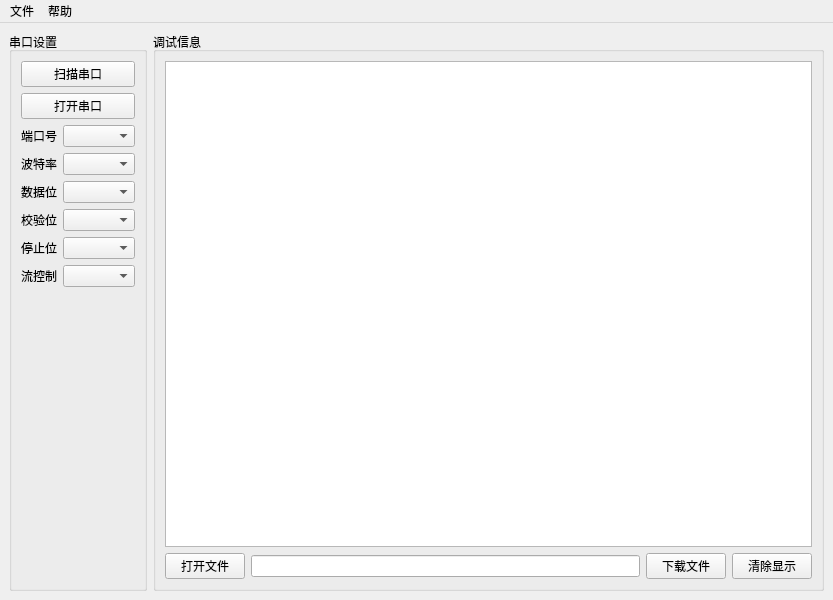
<?xml version="1.0" encoding="UTF-8"?>
<ui version="4.0">
 <class>MainWindow</class>
 <widget class="QMainWindow" name="MainWindow">
  <property name="geometry">
   <rect>
    <x>0</x>
    <y>0</y>
    <width>833</width>
    <height>600</height>
   </rect>
  </property>
  <property name="windowTitle">
   <string>MAX32664-Tool v0.1</string>
  </property>
  <widget class="QWidget" name="centralwidget">
   <layout class="QVBoxLayout" name="verticalLayout_7">
    <item>
     <layout class="QHBoxLayout" name="horizontalLayout_2">
      <item>
       <widget class="QGroupBox" name="ComSetBox">
        <property name="title">
         <string>串口设置</string>
        </property>
        <layout class="QVBoxLayout" name="verticalLayout_6">
         <item>
          <layout class="QVBoxLayout" name="verticalLayout_5">
           <item>
            <layout class="QVBoxLayout" name="verticalLayout_4">
             <item>
              <layout class="QVBoxLayout" name="verticalLayout_3">
               <item>
                <widget class="QPushButton" name="ScanPortButton">
                 <property name="text">
                  <string>扫描串口</string>
                 </property>
                </widget>
               </item>
               <item>
                <widget class="QPushButton" name="OpenPortButton">
                 <property name="text">
                  <string>打开串口</string>
                 </property>
                </widget>
               </item>
              </layout>
             </item>
             <item>
              <layout class="QGridLayout" name="gridLayout_2">
               <item row="0" column="0">
                <widget class="QLabel" name="COMLabel">
                 <property name="text">
                  <string>端口号</string>
                 </property>
                </widget>
               </item>
               <item row="0" column="1" rowspan="6">
                <layout class="QVBoxLayout" name="verticalLayout_2">
                 <item>
                  <widget class="QComboBox" name="COMCB"/>
                 </item>
                 <item>
                  <widget class="QComboBox" name="BAUDCB"/>
                 </item>
                 <item>
                  <widget class="QComboBox" name="DataBitCB"/>
                 </item>
                 <item>
                  <widget class="QComboBox" name="ParityCB"/>
                 </item>
                 <item>
                  <widget class="QComboBox" name="StopBitCB"/>
                 </item>
                 <item>
                  <widget class="QComboBox" name="FloCtrlCB"/>
                 </item>
                </layout>
               </item>
               <item row="1" column="0">
                <widget class="QLabel" name="BAUDLabel">
                 <property name="text">
                  <string>波特率</string>
                 </property>
                </widget>
               </item>
               <item row="2" column="0">
                <widget class="QLabel" name="DataLabel">
                 <property name="text">
                  <string>数据位</string>
                 </property>
                </widget>
               </item>
               <item row="3" column="0">
                <widget class="QLabel" name="ParityLabel">
                 <property name="text">
                  <string>校验位</string>
                 </property>
                </widget>
               </item>
               <item row="4" column="0">
                <widget class="QLabel" name="StopLabel">
                 <property name="text">
                  <string>停止位</string>
                 </property>
                </widget>
               </item>
               <item row="5" column="0">
                <widget class="QLabel" name="FloCtrlLabel">
                 <property name="text">
                  <string>流控制</string>
                 </property>
                </widget>
               </item>
              </layout>
             </item>
            </layout>
           </item>
           <item>
            <spacer name="verticalSpacer">
             <property name="orientation">
              <enum>Qt::Vertical</enum>
             </property>
             <property name="sizeHint" stdset="0">
              <size>
               <width>20</width>
               <height>40</height>
              </size>
             </property>
            </spacer>
           </item>
          </layout>
         </item>
        </layout>
       </widget>
      </item>
      <item>
       <widget class="QGroupBox" name="LogBox">
        <property name="title">
         <string>调试信息</string>
        </property>
        <layout class="QVBoxLayout" name="verticalLayout">
         <item>
          <layout class="QGridLayout" name="gridLayout">
           <item row="0" column="0">
            <widget class="QTextBrowser" name="LogBrowser">
             <property name="font">
              <font>
               <family>Consolas</family>
               <pointsize>11</pointsize>
               <italic>false</italic>
              </font>
             </property>
            </widget>
           </item>
           <item row="1" column="0">
            <layout class="QHBoxLayout" name="horizontalLayout">
             <item>
              <widget class="QPushButton" name="OpenFileButton">
               <property name="text">
                <string>打开文件</string>
               </property>
              </widget>
             </item>
             <item>
              <widget class="QLineEdit" name="FileLineEdit"/>
             </item>
             <item>
              <widget class="QPushButton" name="SendButton">
               <property name="text">
                <string>下载文件</string>
               </property>
              </widget>
             </item>
             <item>
              <widget class="QPushButton" name="CleanButton">
               <property name="text">
                <string>清除显示</string>
               </property>
              </widget>
             </item>
            </layout>
           </item>
          </layout>
         </item>
        </layout>
       </widget>
      </item>
     </layout>
    </item>
   </layout>
  </widget>
  <widget class="QMenuBar" name="menubar">
   <property name="geometry">
    <rect>
     <x>0</x>
     <y>0</y>
     <width>833</width>
     <height>22</height>
    </rect>
   </property>
   <widget class="QMenu" name="menuFile">
    <property name="title">
     <string>文件</string>
    </property>
    <addaction name="actionOpen_File"/>
    <addaction name="actionSaveLog"/>
    <addaction name="actionExit"/>
   </widget>
   <widget class="QMenu" name="menuHelp">
    <property name="title">
     <string>帮助</string>
    </property>
    <addaction name="actionHelp"/>
   </widget>
   <addaction name="menuFile"/>
   <addaction name="menuHelp"/>
  </widget>
  <action name="actionOpen_File">
   <property name="text">
    <string>打开文件</string>
   </property>
   <property name="shortcut">
    <string>Ctrl+O</string>
   </property>
  </action>
  <action name="actionSaveLog">
   <property name="text">
    <string>保存Log</string>
   </property>
   <property name="shortcut">
    <string>Ctrl+S</string>
   </property>
  </action>
  <action name="actionExit">
   <property name="text">
    <string>退出</string>
   </property>
   <property name="shortcut">
    <string>Ctrl+Q</string>
   </property>
  </action>
  <action name="actionHelp">
   <property name="text">
    <string>关于软件</string>
   </property>
  </action>
 </widget>
 <resources/>
 <connections/>
</ui>
